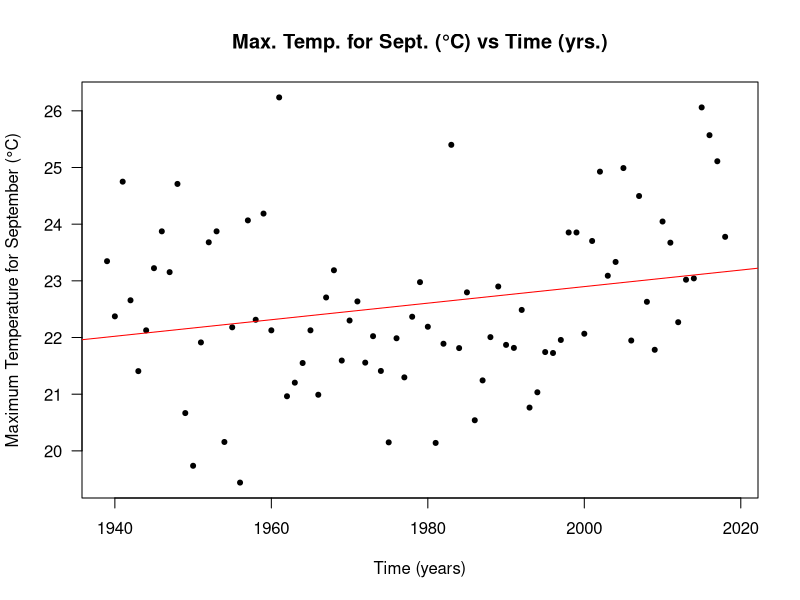
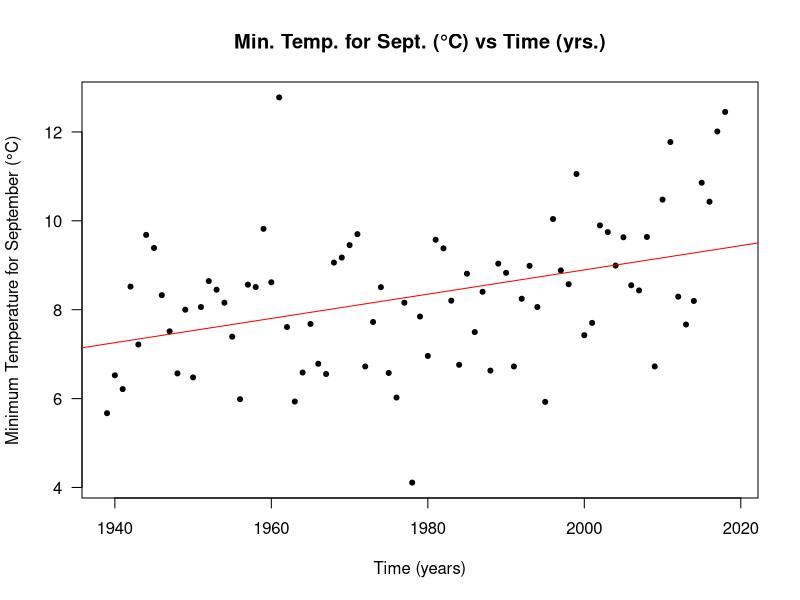
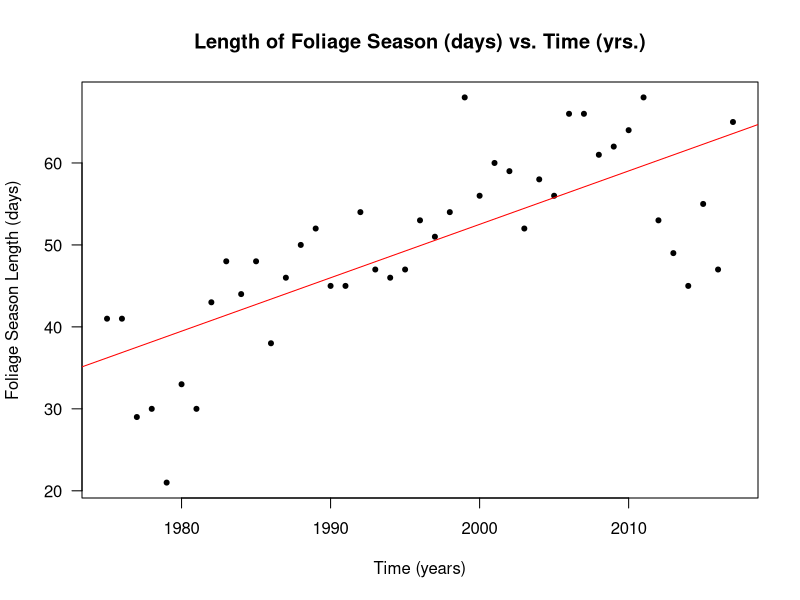

Source code (R) for these figures, in order:
## ---- chunk 1
knitr::opts_chunk$set(echo = TRUE)
## ---- chunk 2
##Read CSV Data
climate_data <- read.csv("susannah_concordnh_data.csv")
## ---- chunk 3
##Fix Dates
strDates <- as.character(climate_data$DATE)
climate_data$NewDate <- as.Date(strDates, "%m/%d/%Y")
## ---- chunk 4
##Define Portions of "NewDate"
climate_data$Month = format(as.Date(climate_data$NewDate), format = "%m")
climate_data$Year = format(as.Date(climate_data$NewDate), format = "%Y")
MonthlyTMAXMean = aggregate(TMAX~Month+Year, climate_data, mean)

MonthlyTMAXMean$Year = as.numeric(MonthlyTMAXMean$Year)
MonthlyTMAXMean$YEAR = as.numeric(MonthlyTMAXMean$Year)
MonthlyTMAXMean$MONTH = as.numeric(MonthlyTMAXMean$Month)
## ---- chunk 5
##New Plots
fig.cap=TRUE
plot(TMAX~YEAR, data=MonthlyTMAXMean[MonthlyTMAXMean$Month == "09",], xlim = c(1939, 2019), main = "Max. Temp. for Sept. (°C) vs Time (yrs.)", xlab="Time (years)", ylab="Maximum Temperature for September (°C)", pch=20, las=1, col="black")
September.lm <- lm(TMAX ~ YEAR, data = MonthlyTMAXMean[MonthlyTMAXMean$Month=="09",])
abline(coef(September.lm), col = "red")
## ---- chunk 6
##Monthly Minimums
MonthlyTMINMean = aggregate(TMIN~Month+Year, climate_data, mean)
MonthlyTMINMean$MONTH = as.numeric(MonthlyTMINMean$Month)
MonthlyTMINMean$YEAR = as.numeric(MonthlyTMINMean$Year)
plot(TMIN~YEAR, data=MonthlyTMINMean[MonthlyTMINMean$Month == "09",],xlim = c(1939, 2019), main = "Min. Temp. for Sept. (°C) vs Time (yrs.)", xlab = "Time (years)", ylab = "Minimum Temperature for September (°C)", pch=20, las=1, col="black")
September.lm <- lm(TMIN ~ YEAR, data = MonthlyTMINMean[MonthlyTMINMean$Month=="09",])
abline(coef(September.lm), col = "red")
## ---- chunk 7
##Read Leaf Observation CSV Data
leaf_observations <- read.csv("Leaf-Chart-1-1.csv")
## ---- chunk 8
##Plot Leaf Observation Data
plot(Range~Year, leaf_observations, main = "Length of Foliage Season (days) vs. Time (yrs.)", xlab = "Time (years)", ylab = "Foliage Season Length (days)",pch=20, las=1, col="black")
##Add Best Fit Line
c<-coef(lm(Range~Year, leaf_observations))
abline(c, col="red")
